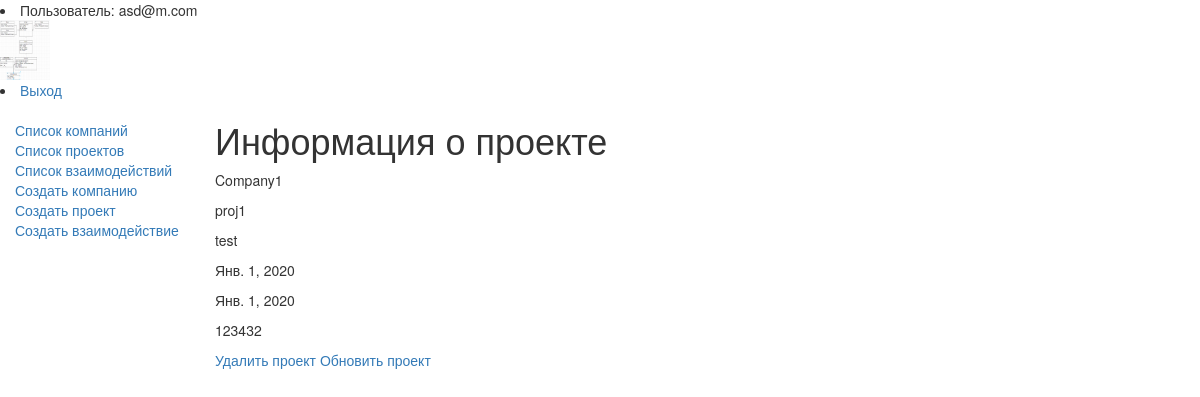
The page /crm/project/2 (signed in) on the database as committed earlier.
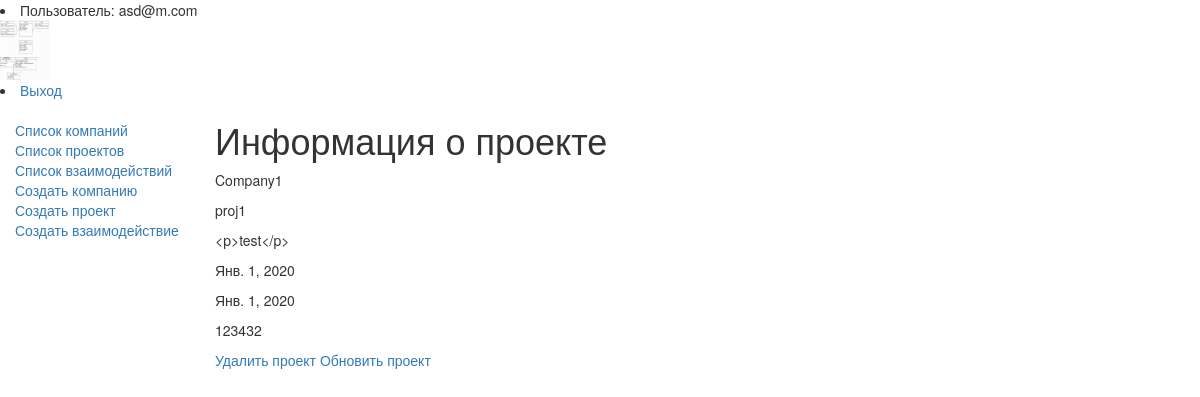
The same page on the database as committed later.
### crm/models.py (models this page shows, shortened)
class Project(models.Model):
    company = models.ForeignKey(to=Company, on_delete=models.PROTECT, verbose_name='Компания')
    name = models.CharField(max_length=100, verbose_name='Название')
    descr = RichTextField(max_length=500, blank=True, null=True, verbose_name='Описание')
    date_start = models.DateField(verbose_name='Дата начала работ')
    date_end = models.DateField(verbose_name='Дата окончания работ')
    cost = models.CharField(max_length=100, verbose_name='Стоимость')
    date_created = models.DateField(auto_now_add=True)
    date_edit = models.DateField(auto_now=True)

class Company(models.Model):
    name_comp = models.CharField(max_length=100, verbose_name='Название')
    descr = RichTextField(blank=True, null=True, verbose_name='Описание', )
    date_created = models.DateField(auto_now_add=True)
    date_edit = models.DateField(auto_now=True)
    adress = models.CharField(max_length=100, verbose_name='Адрес')
    def __str__(self):
        return str(self.name_comp)

### crm/views.py (the view)
# urls.py: path('project/<int:pk>', ProjectDetailView.as_view(), name='detail_proj'),  # отображение информации о проекте
class ProjectDetailView(UserPassesTestMixin, DetailView):
    model = Project
    template_name = 'project_detail.html'
    def test_func(self):
        if self.request.user.is_authenticated:
            return self.request.user.is_manager
        else:
            False

### templates/project_detail.html
{% extends "base_generic.html" %}
{% block content %}
<h1>Информация о проекте</h1>
<p>{{object.company}}</p>
<p>{{object.name}}</p>
<p>{{object.descr}}</p>
<p>{{object.date_start}}</p>
<p>{{object.date_end}}</p>
<p>{{object.cost}}</p>
<a href="{{ request.path }}/delete">Удалить проект</a>
<a href="{{ request.path }}/update">Обновить проект</a>
{% endblock %}

Rows that differ between the two databases and show on the page:
changed Project "proj1": descr "test" → "<p>test</p>"
